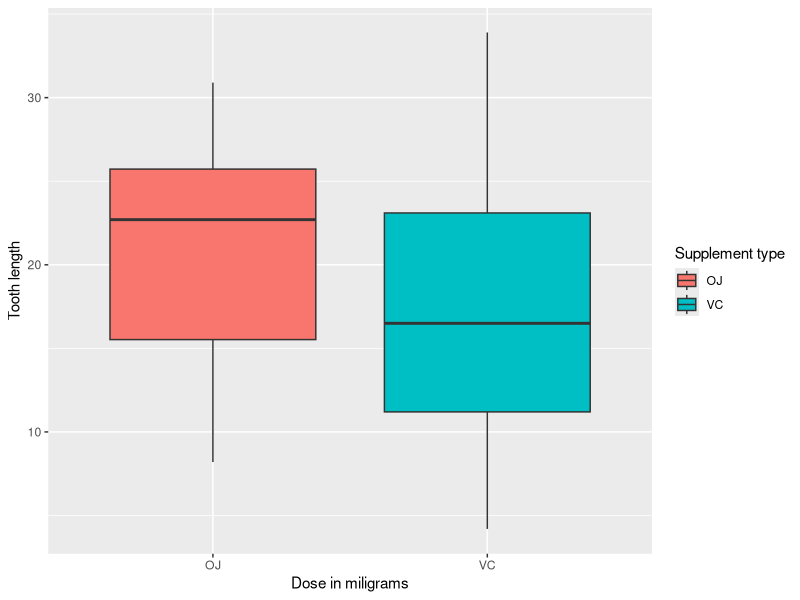
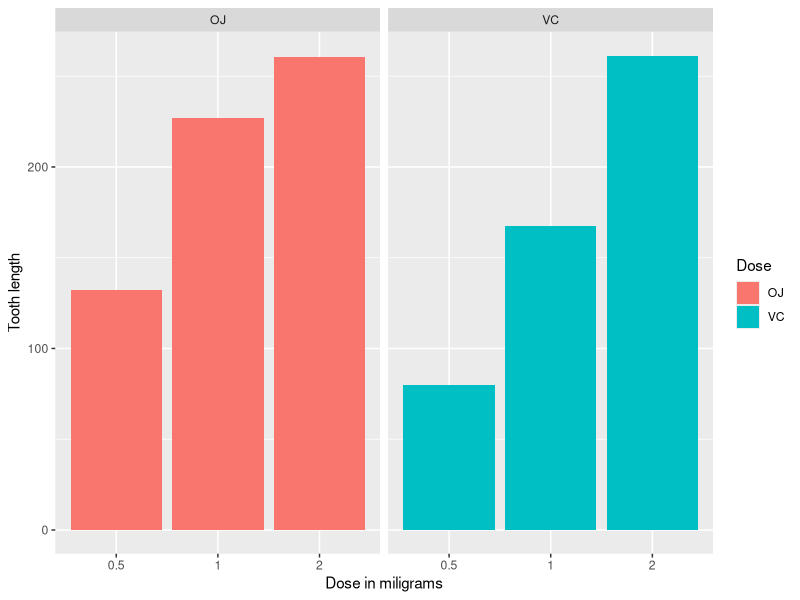

Write R code to recreate these figures, in order.
## ---- chunk 1
knitr::opts_chunk$set(echo = TRUE)
## ---- chunk 2
library(datasets)
library(ggplot2)
data(ToothGrowth)
str(ToothGrowth)
## ---- chunk 3
p <- ggplot(ToothGrowth, aes(factor(supp), len, fill = supp))
p + geom_boxplot() + xlab("Dose in miligrams") + ylab("Tooth length") + guides(fill=guide_legend(title="Supplement type"))
## ---- chunk 4
q <- ggplot(ToothGrowth, aes(factor(dose), len, fill = supp))
q + geom_bar(stat = 'identity') + facet_grid(. ~ supp)   + xlab("Dose in miligrams") + ylab("Tooth length") + guides(fill=guide_legend(title="Dose"))
## ---- chunk 5
OJ.len<- ToothGrowth[ToothGrowth$supp == 'OJ',]$len
VC.len<- ToothGrowth[ToothGrowth$supp == 'VC',]$len
n <- 30
alpha <- 0.05 #confidence interval 95%, alpha 5%
ttest <- t.test(OJ.len,VC.len, alternative = "two.sided")
ttest$conf.int
ttest$p.value
ttest$p.value < alpha
## ---- chunk 6
Dose05<- ToothGrowth[ToothGrowth$dose == 0.5,]$len
Dose10<- ToothGrowth[ToothGrowth$dose == 1.0,]$len
Dose20<- ToothGrowth[ToothGrowth$dose == 2.0,]$len
n <- 20
alpha <- 0.05 #confidence interval 95%, alpha 5%
ttest0.5_1.0 <- t.test(Dose05,Dose10, alternative = "two.sided")
ttest1.0_2.0 <- t.test(Dose10,Dose20, alternative = "two.sided")
ttest0.5_2.0 <- t.test(Dose05,Dose20, alternative = "two.sided")

ttest0.5_1.0$p.value < alpha
ttest1.0_2.0$p.value < alpha
ttest0.5_2.0$p.value < alpha
